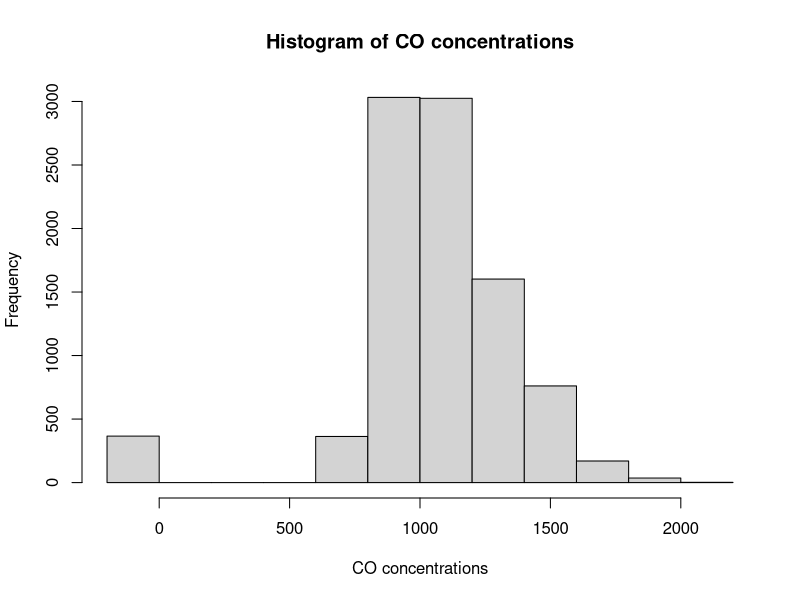
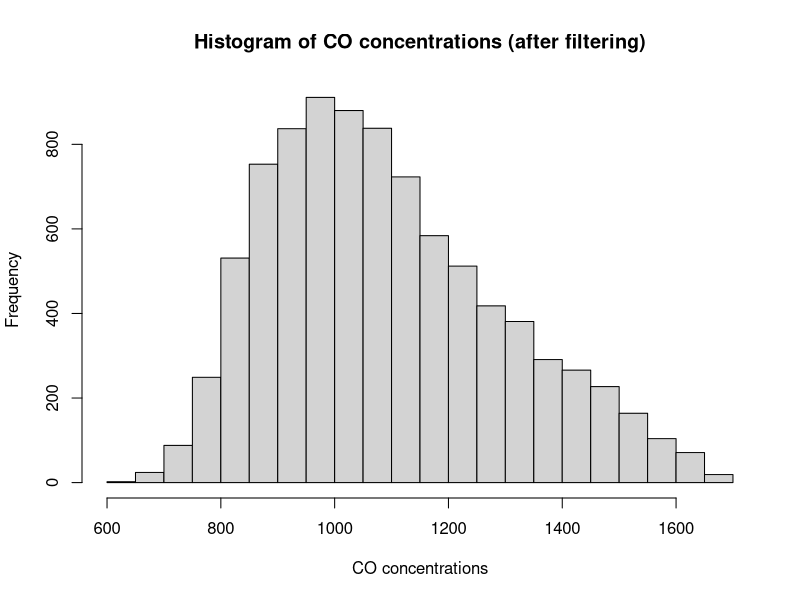

Write the R code that produced these figures, in order.
## ---- chunk 1
library(readxl)
library(ggplot2)
library(lubridate)
library(tidyverse)
library(dplyr)
## ---- chunk 2
air <- read_excel("AirQualityUCI.xls")
head(air)

# Number of rows and columns
dim(air)

# Column names
colnames(air)
## ---- chunk 3
air <- air %>% 
  rename(
    CO = `CO(GT)`,
    S_CO = `PT08.S1(CO)`,
    NMHC = `NMHC(GT)`,
    S_NMHC = `PT08.S2(NMHC)`,
    C6H6 = `C6H6(GT)`,
    NOx = `NOx(GT)`,
    S_NOx = `PT08.S3(NOx)`,
    NO2 = `NO2(GT)`,
    S_NO2 = `PT08.S4(NO2)`,
    S_O3 = `PT08.S5(O3)`
  )
## ---- chunk 4
#Summarize dataset (excluding Date and Time columns)
summary(air[, -c(1, 2)])
## ---- chunk 5
# Histogram for S_CO 
hist(air$S_CO,
     main = "Histogram of CO concentrations",
     xlab = "CO concentrations")
## ---- chunk 6
# Calculate IQR
Q1 <- quantile(air$S_CO, 0.25, na.rm = TRUE)
Q3 <- quantile(air$S_CO, 0.75, na.rm = TRUE)
IQR <- Q3 - Q1

# Define outlier bounds
lower_bound <- Q1 - 1.5 * IQR
upper_bound <- Q3 + 1.5 * IQR

# Filter rows to remove outliers
air_filtered <- air[air$S_CO >= lower_bound & air$S_CO <= upper_bound, ]
nrow(air)
nrow(air_filtered)
nrow(air) - nrow(air_filtered)
## ---- chunk 7
hist(air_filtered$S_CO,
     main = "Histogram of CO concentrations (after filtering)",
     xlab = "CO concentrations")
## ---- chunk 8
# Reassign original dataset with filtered dataset
air <- air_filtered
## ---- chunk 9
# Convert 'Date' column to y-m-d format
air$Date <- ymd(air$Date)

# Create numerical Month and Year columns
air <- air %>%
  mutate(
    Month = month(Date, label = TRUE), # Extracts month as a numeric value (1-12)
    Year = year(Date)    # Extracts year
  )

# Group by Year and Month for summarization
airM <- air %>%
  group_by(Year, Month) %>%
  summarize(across(where(is.numeric), ~mean(., na.rm = TRUE)))

head(airM, 5)
